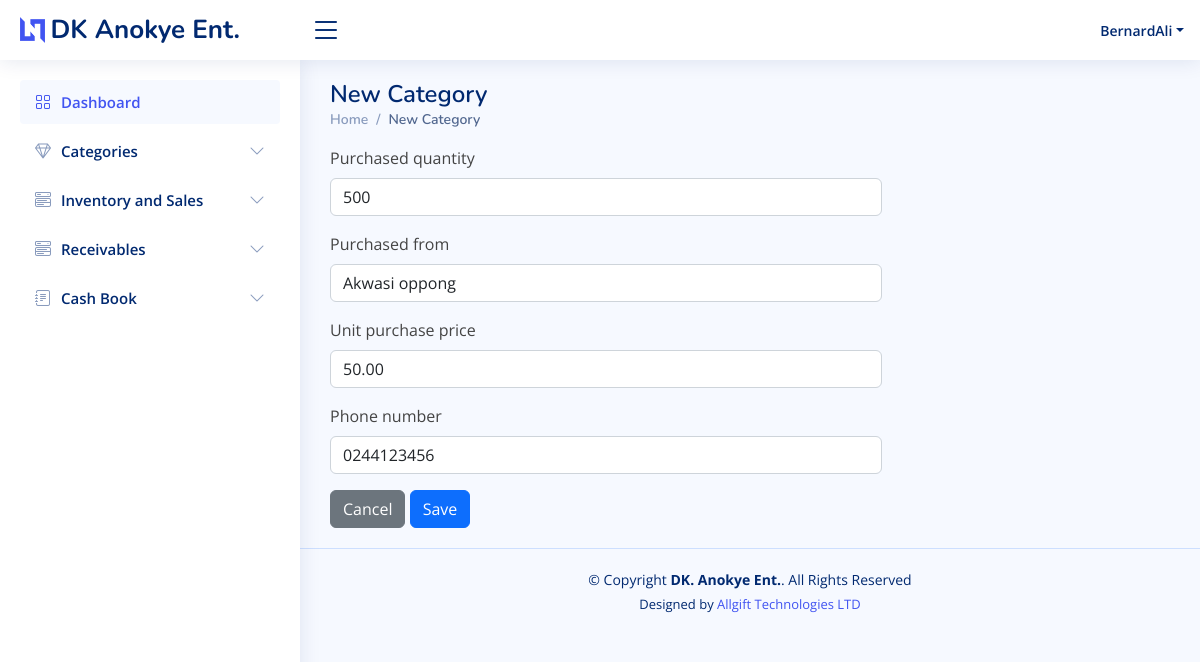
The app's page /receive_items/4/ (signed in) with its own data.
### core/models.py (models this page shows, shortened)
class Stock(models.Model):
    category = models.ForeignKey(Category, on_delete=models.CASCADE, blank=True)
    item_name = models.CharField(max_length=50, blank=True, null=True)
    image = models.ImageField(default='product.png', upload_to='category_pics')
    receipt_no = models.CharField(max_length=50, blank=True, null=True)
    item_description = models.TextField(blank=True, null=True)
    quantity = models.IntegerField(default='0', blank=True, null=True)
    purchased_quantity = models.IntegerField(default='0', blank=True, null=True)
    purchased_by = models.CharField(max_length=50, blank=True, null=True)
    purchased_from = models.CharField(max_length=50, blank=True, null=True)
    unit_purchase_price = models.DecimalField(max_digits=10, decimal_places=2, blank=True, null=True)
    total_purchase_price = models.DecimalField(max_digits=10, decimal_places=2, blank=True, null=True)
    sale_quantity = models.IntegerField(default='0', blank=True, null=True)
    delivery_quantity = models.IntegerField(default='0', blank=True, null=True)
    yet_to_deliver = models.IntegerField(default='0', blank=True, null=True)
    waybill_number = models.CharField(max_length=50, blank=True, null=True)
    sale_by = models.CharField(max_length=50, blank=True, null=True)
    sale_to = models.CharField(max_length=50, blank=True, null=True)
    unit_sale_price = models.DecimalField(max_digits=10, decimal_places=2, blank=True, null=True)
    total_sale_price = models.DecimalField(max_digits=10, decimal_places=2, blank=True, null=True)
    payment_status = models.CharField(max_length=50, choices=Invoice_Choice, blank=True, null=True)
    balance = models.DecimalField(max_digits=10, decimal_places=2, default=0)
    phone_number = models.CharField(max_length=50, blank=True, null=True)
    created_by = models.CharField(max_length=50, blank=True, null=True)
    reorder_level = models.IntegerField(default='0', blank=True, null=True)
    created_on = models.DateTimeField(auto_now_add=True)
    expiry = models.DateTimeField(auto_now_add=True, blank=True, null=True)
    last_updated = models.DateTimeField(auto_now=True)
    export_to_CSV = models.BooleanField(default=False)

### core/views.py (the view, shortened to what this page needs)
# urls.py: path('receive_items/<str:pk>/', views.receive_items, name="receive_items"),
@login_required
def receive_items(request, pk):
    queryset = Stock.objects.get(id=pk)
    form = ReceiveForm(request.POST or None, instance=queryset)
    context = {
        "title": 'Reaceive ' + str(queryset.item_name),
        "instance": queryset,
        "form": form,
        "username": 'Receive By: ' + str(request.user),
    }
    return render(request, "add_item.html", context)

### core/forms.py
class ReceiveForm(forms.ModelForm):
    class Meta:
        model = Stock
        fields = ['purchased_quantity', 'purchased_from', 'unit_purchase_price', 'phone_number']

### templates/add_item.html (shortened to what this page needs)
{% extends 'base.html' %}
{% load crispy_forms_tags %}
{% block content %}
     <div class="pagetitle">
      <h1>New Category</h1>
      <nav>
        <ol class="breadcrumb">
          <li class="breadcrumb-item"><a href="{% url 'home' %}">Home</a></li>
          <li class="breadcrumb-item active">New Category</li>
        </ol>
      </nav>
    </div>
     <section class="section dashboard">
      <div class="row">
        <div class="col-lg-8">
            <form action="" method="post">
                {{ form|crispy }}
                <a href="{% url 'category_list' %}"><div class="btn btn-secondary">Cancel</div></a>
                <input type="submit" value='Save' class="btn btn-primary"/>
            </form>
        </div>
      </div>
    </section>
{% endblock content %}

### templates/base.html (shortened to what this page needs)
{% load static %}
<!DOCTYPE html>
<html lang="en">
<head>
  <link href="{% static 'assets/vendor/bootstrap/css/bootstrap.min.css' %}" rel="stylesheet">
  <link href="{% static 'assets/vendor/bootstrap-icons/bootstrap-icons.css' %}" rel="stylesheet">
  <link href="{% static 'assets/vendor/boxicons/css/boxicons.min.css' %}" rel="stylesheet">
  <link href="{% static 'assets/vendor/quill/quill.snow.css' %}" rel="stylesheet">
  <link href="{% static 'assets/vendor/quill/quill.bubble.css' %}" rel="stylesheet">
  <link href="{% static 'assets/vendor/remixicon/remixicon.css' %}" rel="stylesheet">
  <link href="{% static 'assets/vendor/simple-datatables/style.css' %}" rel="stylesheet">
  <link href="{% static 'assets/css/style.css' %}" rel="stylesheet">
</head>
<body>
  <header id="header" class="header fixed-top d-flex align-items-center">
    <div class="d-flex align-items-center justify-content-between">
      <a href="{% url 'home' %}" class="logo d-flex align-items-center">
        <img src="{% static 'assets/img/logo.png' %}" alt="">
        <span class="d-none d-lg-block">DK Anokye Ent.</span>
      </a>
      <i class="bi bi-list toggle-sidebar-btn"></i>
    </div>
    <nav class="header-nav ms-auto">
      <ul class="d-flex align-items-center">
        {% if request.user.is_authenticated %}
        <li class="nav-item dropdown pe-3">
          <a class="nav-link nav-profile d-flex align-items-center pe-0" href="#" data-bs-toggle="dropdown">
            <span class="d-none d-md-block dropdown-toggle ps-2">{{ user.username }}</span>
          </a>
        </li>
        {% endif %}
      </ul>
    </nav>
  </header>
  <aside id="sidebar" class="sidebar">
    <ul class="sidebar-nav" id="sidebar-nav">
      <li class="nav-item">
        <a class="nav-link " href="{% url 'home' %}">
          <i class="bi bi-grid"></i>
          <span>Dashboard</span>
        </a>
      </li>
        {% if request.user.is_authenticated and request.user.is_superuser %}
      <li class="nav-item">
        <a class="nav-link collapsed" data-bs-target="#icons-nav" data-bs-toggle="collapse" href="#">
          <i class="bi bi-gem"></i><span>Categories</span><i class="bi bi-chevron-down ms-auto"></i>
        </a>
      </li>
      {% endif %}
      <li class="nav-item">
        <a class="nav-link collapsed" data-bs-target="#components-nav" data-bs-toggle="collapse" href="#">
          <i class="bi bi-menu-button-wide"></i><span>Inventory and Sales</span><i class="bi bi-chevron-down ms-auto"></i>
        </a>
      </li>
      <li class="nav-item">
        <a class="nav-link collapsed" data-bs-target="#components-rec" data-bs-toggle="collapse" href="#">
          <i class="bi bi-menu-button-wide"></i><span>Receivables</span><i class="bi bi-chevron-down ms-auto"></i>
        </a>
      </li>
      {% if request.user.is_authenticated and request.user.is_superuser %}
      <li class="nav-item">
        <a class="nav-link collapsed" data-bs-target="#forms-nav" data-bs-toggle="collapse" href="#">
          <i class="bi bi-journal-text"></i><span>Cash Book</span><i class="bi bi-chevron-down ms-auto"></i>
        </a>
      </li>
      {% endif %}
    </ul>
  </aside>
  <main id="main" class="main">
      {% block content %}
      {% endblock content %}
  </main>
  <footer id="footer" class="footer">
    <div class="copyright">
      &copy; Copyright <strong><span>DK. Anokye Ent.</span></strong>. All Rights Reserved
    </div>
    <div class="credits">
      Designed by <a href="https://allgifttechnologies.com/">Allgift Technologies LTD</a>
    </div>
  </footer>
</body>
</html>

### static/assets/css/style.css (style rules this page uses)
:root { scroll-behavior: smooth; }
body { font-family: "Open Sans", sans-serif; background: #f6f9ff; color: #444444; }
a { color: #4154f1; text-decoration: none; }
h1, h2, h3, h4, h5, h6 { font-family: "Nunito", sans-serif; }
#main { margin-top: 60px; padding: 20px 30px; transition: all 0.3s; }
.pagetitle { margin-bottom: 10px; }
.pagetitle h1 { font-size: 24px; margin-bottom: 0; font-weight: 600; color: #012970; }
.breadcrumb { font-size: 14px; font-family: "Nunito", sans-serif; color: #899bbd; font-weight: 600; }
.breadcrumb a { color: #899bbd; transition: 0.3s; }
.breadcrumb .breadcrumb-item::before { color: #899bbd; }
.breadcrumb .active { color: #51678f; font-weight: 600; }
.logo { line-height: 1; }
@media (min-width: 1200px) { .logo { width: 280px; } }
.logo img { max-height: 26px; margin-right: 6px; }
.logo span { font-size: 26px; font-weight: 700; color: #012970; font-family: "Nunito", sans-serif; }
.header { transition: all 0.5s; z-index: 997; height: 60px; box-shadow: 0px 2px 20px rgba(1, 41, 112, 0.1); background-color: #fff; padding-left: 20px; }
.header .toggle-sidebar-btn { font-size: 32px; padding-left: 10px; cursor: pointer; color: #012970; }
.header-nav ul { list-style: none; }
.header-nav>ul { margin: 0; padding: 0; }
.header-nav .nav-profile { color: #012970; }
.header-nav .nav-profile span { font-size: 14px; font-weight: 600; }
.sidebar { position: fixed; top: 60px; left: 0; bottom: 0; width: 300px; z-index: 996; transition: all 0.3s; padding: 20px; overflow-y: auto; scrollbar-width: thin; scrollbar-color: #aab7cf transparent; box-shadow: 0px 0px 20px rgba(1, 41, 112, 0.1); background-color: #fff; }
@media (min-width: 1200px) { #main, #footer { margin-left: 300px; } }
.sidebar-nav { padding: 0; margin: 0; list-style: none; }
.sidebar-nav li { padding: 0; margin: 0; list-style: none; }
.sidebar-nav .nav-item { margin-bottom: 5px; }
.sidebar-nav .nav-link { display: flex; align-items: center; font-size: 15px; font-weight: 600; color: #4154f1; transition: 0.3; background: #f6f9ff; padding: 10px 15px; border-radius: 4px; }
.sidebar-nav .nav-link i { font-size: 16px; margin-right: 10px; color: #4154f1; }
.sidebar-nav .nav-link.collapsed { color: #012970; background: #fff; }
.sidebar-nav .nav-link.collapsed i { color: #899bbd; }
.sidebar-nav .nav-link .bi-chevron-down { margin-right: 0; transition: transform 0.2s ease-in-out; }
.footer { padding: 20px 0; font-size: 14px; transition: all 0.3s; border-top: 1px solid #cddfff; }
.footer .copyright { text-align: center; color: #012970; }
.footer .credits { padding-top: 5px; text-align: center; font-size: 13px; color: #012970; }

### records on screen
Stock: purchased_quantity "500", purchased_from "Akwasi oppong", unit_purchase_price "50.00", phone_number "0244123456"

### other values on screen
{{ user.username }} "BernardAli"
